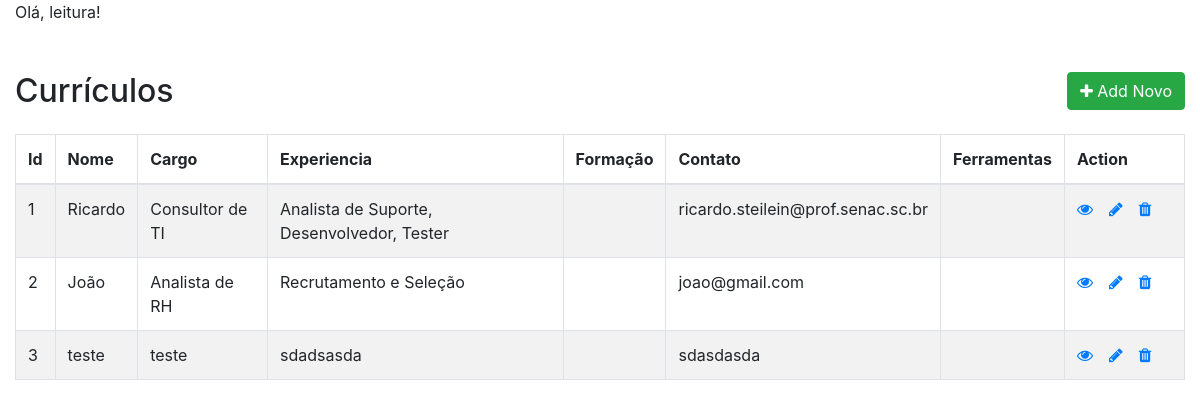
Screenshot of /cadastro.php (signed in) with the database file from the repository.
### tables this page shows
CREATE TABLE `info_curriculo` (
  `id` int(11) NOT NULL,
  `nome` varchar(255) NOT NULL,
  `cargo` varchar(255) NOT NULL,
  `experiencia` mediumtext NOT NULL,
  `educacao` mediumtext NOT NULL,
  `contato` mediumtext NOT NULL,
  `telefone` varchar(15) NOT NULL,
  `imagem` varchar(255) NOT NULL,
  `formacao` varchar(255) NOT NULL,
  `ferramentas` varchar(255) NOT NULL
);

### cadastro.php (the view, shortened to what this page needs)
<!DOCTYPE html>
<html lang="en">
<head>
    <link rel="stylesheet" href="https://stackpath.bootstrapcdn.com/bootstrap/4.5.2/css/bootstrap.min.css">
    <link rel="stylesheet" href="https://maxcdn.bootstrapcdn.com/font-awesome/4.7.0/css/font-awesome.min.css">
</head>
<body>
    <div class="wrapper">
        <div class="container-fluid">
            <div class="row">
                <div class="col-md-12">
                Olá, <?= $_SESSION["usuario"]?>!
                    <div class="mt-5 mb-3 clearfix">
                        <h2 class="pull-left">Currículos</h2>
                        <a href="create.php" class="btn btn-success pull-right"><i class="fa fa-plus"></i> Add Novo</a>
                    </div>
                    <?php
                    include("connection.php");
                    $sql = "SELECT * FROM info_curriculo";
                    if($result = $conn->query($sql)){
                        if($result->rowCount() > 0){
                            echo '<table class="table table-bordered table-striped">';
                                echo "<thead>";
                                    echo "<tr>";
                                        echo "<th>Id</th>";
                                        echo "<th>Nome</th>";
                                        echo "<th>Cargo</th>";
                                        echo "<th>Experiencia</th>";
                                        echo "<th>Formação</th>";
                                        echo "<th>Contato</th>";
                                        echo "<th>Ferramentas</th>";
                                        echo "<th>Action</th>";
                                    echo "</tr>";
                                echo "</thead>";
                                echo "<tbody>";
                                while($row = $result->fetch()){
                                    echo "<tr>";
                                        echo "<td>" . utf8_encode($row['id']) . "</td>";
                                        echo "<td>" . utf8_encode($row['nome']) . "</td>";
                                        echo "<td>" . utf8_encode($row['cargo']) . "</td>";
                                        echo "<td>" . utf8_encode($row['experiencia']) . "</td>";
                                        echo "<td>" . utf8_encode($row['formacao']) . "</td>";
                                        echo "<td>" . utf8_encode($row['contato']) . "</td>";
                                        echo "<td>" . utf8_encode($row['ferramentas']) . "</td>";
                                        echo "<td>";
                                            echo '<a href="index.php?id='. $row['id'] .'" class="mr-3" title="Ver Currículo" data-toggle="tooltip"><span class="fa fa-eye"></span></a>';
                                            echo '<a href="update.php?id='. $row['id'] .'" class="mr-3" title="Update Record" data-toggle="tooltip"><span class="fa fa-pencil"></span></a>';
                                            echo '<a href="delete.php?id='. $row['id'] .'" title="Delete Record" data-toggle="tooltip"><span class="fa fa-trash"></span></a>';
                                        echo "</td>";
                                    echo "</tr>";
                                }
                                echo "</tbody>";
                            echo "</table>";
                        } else{
                            echo '<div class="alert alert-danger"><em>No records were found.</em></div>';
                        }
                    } else{
                        echo "Oops! Something went wrong. Please try again later.";
                    }
                    ?>
                </div>
            </div>
        </div>
    </div>
</body>
</html>

### cadastro.php (style rules this page uses)
.wrapper { margin: 0 auto; }
table tr td:last-child { width: 120px; }

### rows the page displays
info_curriculo: id "1", nome "Ricardo", cargo "Consultor de TI", experiencia "Analista de Suporte, Desenvolvedor, Tester", contato "ricardo.steilein@prof.senac.sc.br"
info_curriculo: id "2", nome "João", cargo "Analista de RH", experiencia "Recrutamento e Seleção", contato "joao@gmail.com"
info_curriculo: id "3", nome "teste", cargo "teste", experiencia "sdadsasda", contato "sdasdasda"

### other values shown
$_SESSION["usuario"] "leitura"
